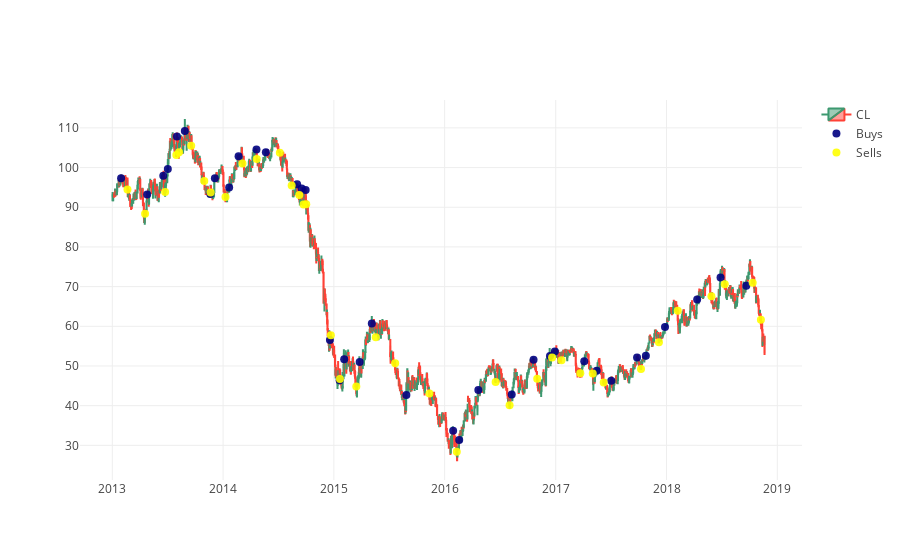

Write notebook code for a chart like this one.
### Code cell
py.iplot(fig, filename='candlestick_chart')

### Figure 1 — Plotly figure (JSON) as saved in the notebook; plotly's stock layout.template omitted (floating-point values rounded to 4 significant figures; data arrays with more than 128 entries replaced by an {"elided": "..."} marker saying what was removed)
{"data": [{"close": {"elided": "1484 float values"}, "high": {"elided": "1484 float values"}, "hoverinfo": "none", "low": {"elided": "1484 float values"}, "name": "CL", "open": {"elided": "1484 float values"}, "type": "candlestick", "uid": "b8e0936e-f323-11e8-852c-2c4d544dcc72", "x": {"elided": "1484 str values"}}, {"hoverinfo": "text", "marker": {"color": "rgba(0, 0, 128, .9)", "size": 8}, "mode": "markers", "name": "Buys", "text": ["10", "11", "10", "10", "9", "9", "9", "9", "11", "12", "13", "13", "15", "15", "16", "13", "12", "11", "10", "9", "14", "14", "14", "13", "16", "16", "17", "18", "18", "21", "21", "19", "21", "25", "21", "18", "18"], "textposition": "middle left", "type": "scatter", "uid": "b8e0936f-f323-11e8-be05-2c4d544dcc72", "x": ["2013-01-30", "2013-04-26", "2013-06-18", "2013-07-03", "2013-08-02", "2013-08-28", "2013-11-20", "2013-12-05", "2014-01-21", "2014-02-21", "2014-04-21", "2014-05-22", "2014-09-02", "2014-09-17", "2014-09-30", "2014-12-19", "2015-01-20", "2015-02-04", "2015-03-27", "2015-05-06", "2015-08-28", "2016-01-29", "2016-02-18", "2016-04-21", "2016-08-09", "2016-10-20", "2016-12-13", "2016-12-29", "2017-04-05", "2017-05-16", "2017-07-03", "2017-09-26", "2017-10-25", "2017-12-27", "2018-04-12", "2018-06-28", "2018-09-21"], "y": [97.32, 93.24, 97.93, 99.61, 107.8, 109.2, 93.33, 97.33, 94.99, 102.9, 104.5, 103.8, 95.81, 94.71, 94.34, 56.52, 46.39, 51.67, 51.01, 60.72, 42.68, 33.7, 31.35, 43.97, 42.83, 51.58, 52.51, 53.66, 51.18, 48.82, 46.28, 52.12, 52.56, 59.79, 66.75, 72.27, 70.2]}, {"hoverinfo": "text", "marker": {"color": "rgba(255, 255, 0, .9)", "size": 8}, "mode": "markers", "name": "Sells", "text": ["-10", "-11", "-10", "-9", "-9", "-9", "-9", "-9", "-11", "-12", "-13", "-13", "-14", "-15", "-16", "-16", "-12", "-11", "-10", "-9", "-11", "-14", "-14", "-13", "-16", "-16", "-17", "-18", "-18", "-21", "-21", "-19", "-22", "-27", "-21", "-18", "-18", "-16"], "textposition": "middle right", "type": "scatter", "uid": "b8e09370-f323-11e8-a5c8-2c4d544dcc72", "x": ["2013-02-20", "2013-04-19", "2013-06-24", "2013-07-31", "2013-08-09", "2013-09-18", "2013-10-31", "2013-11-21", "2014-01-09", "2014-03-06", "2014-04-22", "2014-07-07", "2014-08-15", "2014-09-09", "2014-09-23", "2014-10-02", "2014-12-22", "2015-01-21", "2015-03-16", "2015-05-19", "2015-07-22", "2015-11-12", "2016-02-10", "2016-06-17", "2016-08-02", "2016-11-01", "2016-12-20", "2017-01-20", "2017-03-23", "2017-05-03", "2017-06-08", "2017-10-09", "2017-12-07", "2018-02-07", "2018-05-29", "2018-07-12", "2018-10-12", "2018-11-08"], "y": [94.46, 88.37, 93.85, 103.2, 103.9, 105.5, 96.62, 93.73, 92.58, 101.0, 102.1, 103.8, 95.5, 93.11, 90.7, 90.74, 57.75, 46.69, 44.81, 57.26, 50.71, 43.05, 28.36, 45.99, 40.08, 46.77, 52.11, 51.45, 48.15, 48.12, 45.85, 49.25, 56, 63.92, 67.55, 70.6, 70.99, 61.64]}], "layout": {"xaxis": {"rangeslider": {"visible": false}}}}
